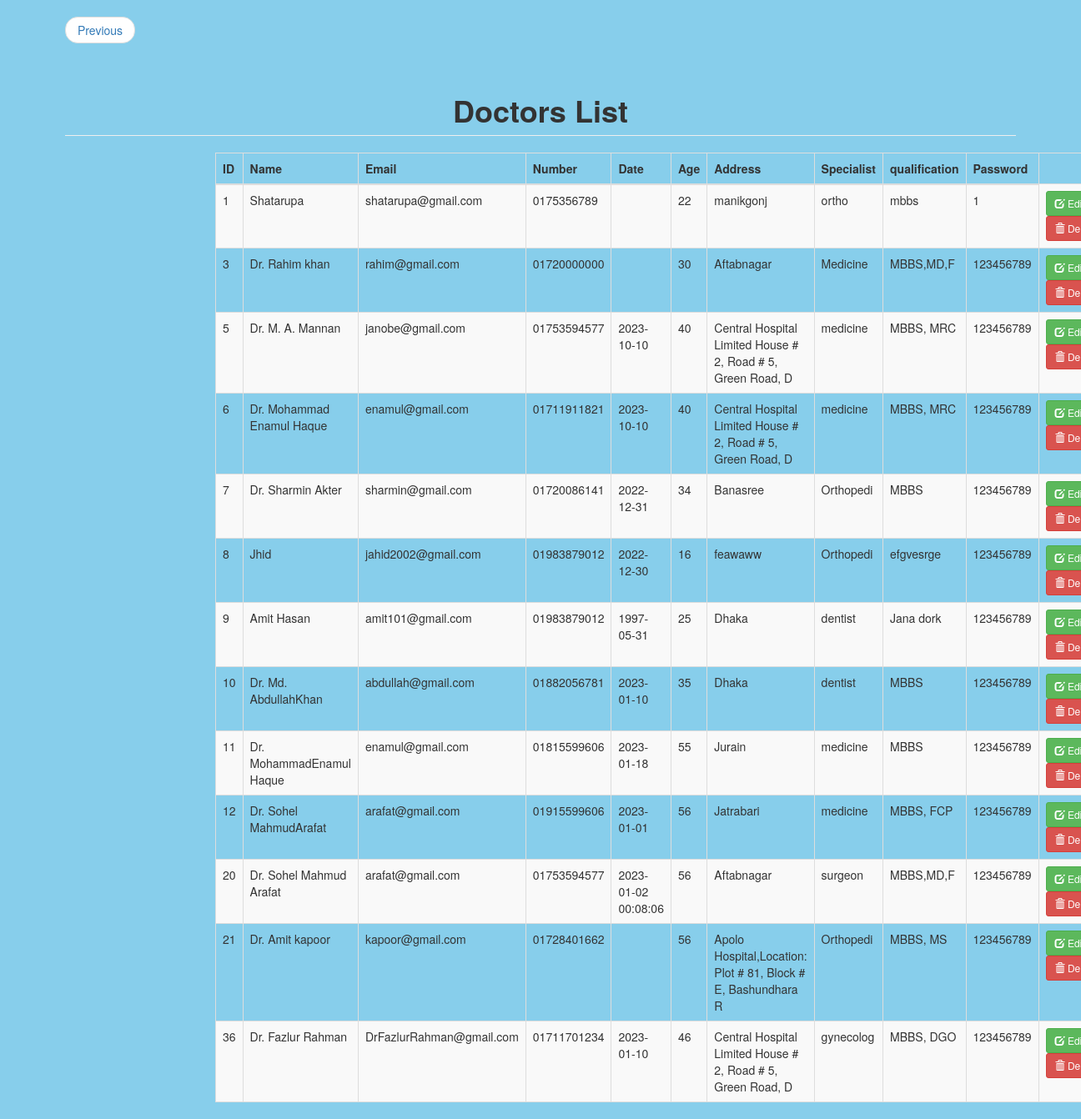
Page /index_doctor.php on the committed database.
### tables this page shows
CREATE TABLE `onlinehealthcare_form_doctor` (
  `id` int(100) NOT NULL,
  `name` varchar(40) NOT NULL,
  `email` varchar(50) NOT NULL,
  `number` varchar(11) NOT NULL,
  `date` varchar(50) NOT NULL,
  `age` varchar(2) NOT NULL,
  `address` varchar(60) NOT NULL,
  `specialist` varchar(9) NOT NULL,
  `qualification` varchar(9) NOT NULL,
  `password` varchar(9) NOT NULL
);

### index_doctor.php (the view, shortened to what this page needs)
<!DOCTYPE html>
<html>
<head>
	<div class="container ">
<ul class="pager font-weight-bold text-monospace">
  <li class="previous "><a href="http://localhost/onlinehealth/view_admin_home_page.php">Previous</a></li>
</ul></div>
	<link rel="stylesheet" type="text/css" href="bootstrap/css/bootstrap.min.css">
	<link rel="stylesheet" type="text/css" href="datatable/dataTable.bootstrap.min.css">
</head>
<body>
<div class="container">
	<h1 class="page-header text-center"><b>Doctors List</b></h1>
	<div class="row">
		<div class="col-sm-8 col-sm-offset-2">
			<div class="row">
				<table id="myTable" class="table table-bordered table-striped">
					<thead>
						<th>ID</th>
						<th>Name</th>
						<th>Email</th>
						<th>Number</th>
						<th>Date</th>
						<th>Age</th>
						<th>Address</th>
                        <th>Specialist</th>
                        <th>qualification</th>
						<th>Password</th>
					</thead>
					<tbody>
						<?php
							include_once('connection.php');
							$sql = "SELECT * FROM onlinehealthcare_form_doctor";
							$query = $conn->query($sql);
							while($row = $query->fetch_assoc()){
								echo
								"<tr>
									<td>".$row['id']."</td>
									<td>".$row['name']."</td>
									<td>".$row['email']."</td>
									<td>".$row['number']."</td>
									<td>".$row['date']."</td>
									<td>".$row['age']."</td>
									<td>".$row['address']."</td>
                                    <td>".$row['specialist']."</td>
                                    <td>".$row['qualification']."</td>
									<td>".$row['password']."</td>
								 	<td>
								 	<a href='#edit_doctor_".$row['id']."' class='btn btn-success btn-sm' data-toggle='modal'><span class='glyphicon glyphicon-edit'></span> Edit</a>
									<a href='#delete_doctor_".$row['id']."' class='btn btn-danger btn-sm' data-toggle='modal'><span class='glyphicon glyphicon-trash'></span> Delete</a>
								 </td>
								</tr>";
								 include('edit_delete_doctor_modal.php');
							}
						?>
</body>
</html>

### index_doctor.php (style rules this page uses)
body { width: 100%; background-color:skyblue; background-position: center; background:center; background-size: cover; height: 109vh; }
body { background-color: skyblue; }

### rows in the picture
onlinehealthcare_form_doctor: id "1", name "Shatarupa", email "shatarupa@gmail.com", number "0175356789", age "22", address "manikgonj", specialist "ortho", qualification "mbbs", password "1"
onlinehealthcare_form_doctor: id "3", name "Dr. Rahim khan", email "rahim@gmail.com", number "01720000000", age "30", address "Aftabnagar", specialist "Medicine", qualification "MBBS,MD,F", password "123456789"
onlinehealthcare_form_doctor: id "5", name "Dr. M. A. Mannan", email "janobe@gmail.com", number "01753594577", date "2023-10-10", age "40", address "Central Hospital Limited House # 2, Road # 5, Green Road, D", specialist "medicine", qualification "MBBS, MRC", password "123456789"
onlinehealthcare_form_doctor: id "6", name "Dr. Mohammad Enamul Haque", email "enamul@gmail.com", number "01711911821", date "2023-10-10", age "40", address "Central Hospital Limited House # 2, Road # 5, Green Road, D", specialist "medicine", qualification "MBBS, MRC", password "123456789"
onlinehealthcare_form_doctor: id "7", name "Dr. Sharmin Akter", email "sharmin@gmail.com", number "01720086141", date "2022-12-31", age "34", address "Banasree", specialist "Orthopedi", qualification "MBBS", password "123456789"
onlinehealthcare_form_doctor: id "8", name "Jhid", email "jahid2002@gmail.com", number "01983879012", date "2022-12-30", age "16", address "feawaww", specialist "Orthopedi", qualification "efgvesrge", password "123456789"
onlinehealthcare_form_doctor: id "9", name "Amit Hasan", email "amit101@gmail.com", number "01983879012", date "1997-05-31", age "25", address "Dhaka", specialist "dentist", qualification "Jana dork", password "123456789"
onlinehealthcare_form_doctor: id "10", name "Dr. Md. AbdullahKhan", email "abdullah@gmail.com", number "01882056781", date "2023-01-10", age "35", address "Dhaka", specialist "dentist", qualification "MBBS", password "123456789"
onlinehealthcare_form_doctor: id "11", name "Dr. MohammadEnamul Haque", email "enamul@gmail.com", number "01815599606", date "2023-01-18", age "55", address "Jurain", specialist "medicine", qualification "MBBS", password "123456789"
onlinehealthcare_form_doctor: id "12", name "Dr. Sohel MahmudArafat", email "arafat@gmail.com", number "01915599606", date "2023-01-01", age "56", address "Jatrabari", specialist "medicine", qualification "MBBS, FCP", password "123456789"
onlinehealthcare_form_doctor: id "20", name "Dr. Sohel Mahmud Arafat", email "arafat@gmail.com", number "01753594577", date "2023-01-02 00:08:06", age "56", address "Aftabnagar", specialist "surgeon", qualification "MBBS,MD,F", password "123456789"
onlinehealthcare_form_doctor: id "21", name "Dr. Amit kapoor", email "kapoor@gmail.com", number "01728401662", age "56", address "Apolo Hospital,Location: Plot # 81, Block # E, Bashundhara R", specialist "Orthopedi", qualification "MBBS, MS", password "123456789"
onlinehealthcare_form_doctor: id "36", name "Dr. Fazlur Rahman", email "DrFazlurRahman@gmail.com", number "01711701234", date "2023-01-10", age "46", address "Central Hospital Limited House # 2, Road # 5, Green Road, D", specialist "gynecolog", qualification "MBBS, DGO", password "123456789"
